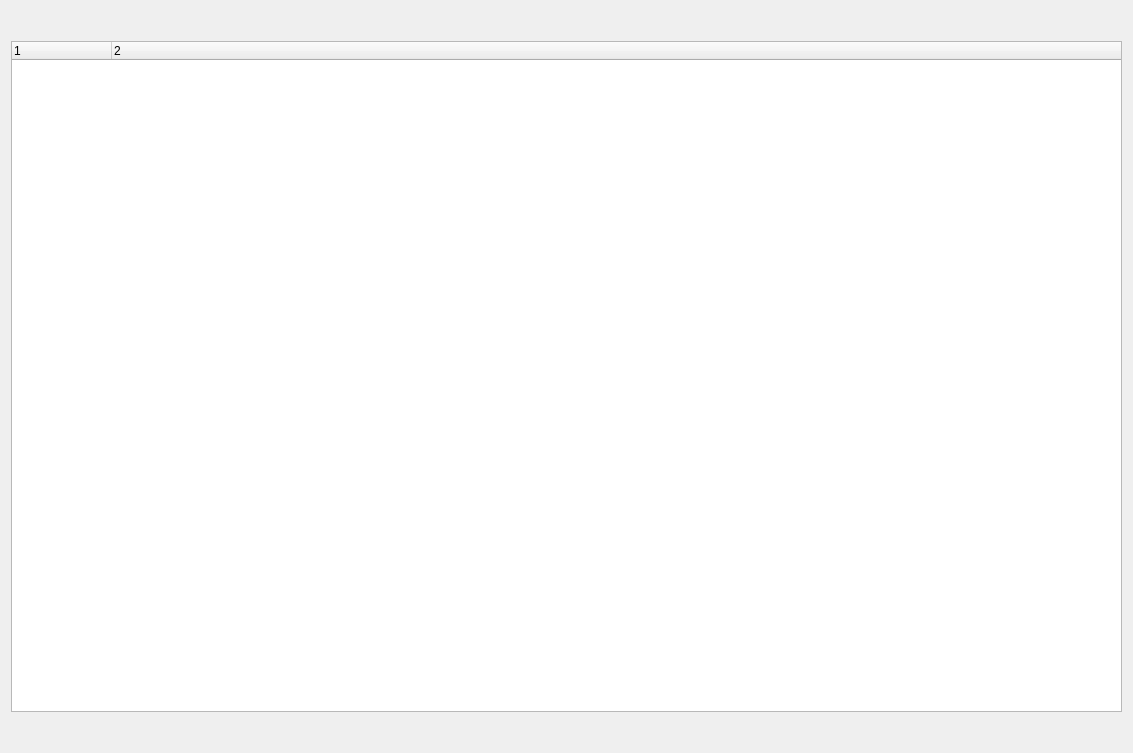
<?xml version="1.0" encoding="UTF-8"?>
<ui version="4.0">
 <class>MainDialog</class>
 <widget class="QDialog" name="MainDialog">
  <property name="geometry">
   <rect>
    <x>0</x>
    <y>0</y>
    <width>1133</width>
    <height>753</height>
   </rect>
  </property>
  <property name="windowTitle">
   <string>Alldit</string>
  </property>
  <layout class="QVBoxLayout" name="verticalLayout_3">
   <property name="leftMargin">
    <number>0</number>
   </property>
   <property name="topMargin">
    <number>0</number>
   </property>
   <property name="rightMargin">
    <number>0</number>
   </property>
   <property name="bottomMargin">
    <number>0</number>
   </property>
   <item>
    <layout class="QVBoxLayout" name="verticalLayout">
     <property name="sizeConstraint">
      <enum>QLayout::SetNoConstraint</enum>
     </property>
     <item>
      <widget class="QStackedWidget" name="stackedWidget">
       <property name="currentIndex">
        <number>0</number>
       </property>
       <widget class="QWidget" name="startPage">
        <property name="styleSheet">
         <string notr="true"/>
        </property>
        <layout class="QVBoxLayout" name="verticalLayout_2">
         <property name="leftMargin">
          <number>0</number>
         </property>
         <property name="topMargin">
          <number>0</number>
         </property>
         <property name="rightMargin">
          <number>0</number>
         </property>
         <property name="bottomMargin">
          <number>0</number>
         </property>
         <item>
          <spacer name="verticalSpacer">
           <property name="orientation">
            <enum>Qt::Vertical</enum>
           </property>
           <property name="sizeType">
            <enum>QSizePolicy::Fixed</enum>
           </property>
           <property name="sizeHint" stdset="0">
            <size>
             <width>20</width>
             <height>30</height>
            </size>
           </property>
          </spacer>
         </item>
         <item>
          <widget class="QWidget" name="widget" native="true">
           <property name="minimumSize">
            <size>
             <width>0</width>
             <height>120</height>
            </size>
           </property>
           <layout class="QHBoxLayout" name="horizontalLayout">
            <item>
             <widget class="QTreeWidget" name="treeWidget">
              <property name="columnCount">
               <number>2</number>
              </property>
              <column>
               <property name="text">
                <string notr="true">1</string>
               </property>
              </column>
              <column>
               <property name="text">
                <string notr="true">2</string>
               </property>
              </column>
             </widget>
            </item>
           </layout>
          </widget>
         </item>
         <item>
          <spacer name="verticalSpacer_2">
           <property name="orientation">
            <enum>Qt::Vertical</enum>
           </property>
           <property name="sizeType">
            <enum>QSizePolicy::Fixed</enum>
           </property>
           <property name="sizeHint" stdset="0">
            <size>
             <width>20</width>
             <height>30</height>
            </size>
           </property>
          </spacer>
         </item>
        </layout>
       </widget>
       <widget class="QWidget" name="learnPage">
        <property name="sizePolicy">
         <sizepolicy hsizetype="Expanding" vsizetype="Expanding">
          <horstretch>0</horstretch>
          <verstretch>0</verstretch>
         </sizepolicy>
        </property>
        <layout class="QVBoxLayout" name="verticalLayout_6">
         <item>
          <widget class="QFrame" name="hintsFrame">
           <property name="sizePolicy">
            <sizepolicy hsizetype="Expanding" vsizetype="Expanding">
             <horstretch>0</horstretch>
             <verstretch>0</verstretch>
            </sizepolicy>
           </property>
           <property name="frameShape">
            <enum>QFrame::Box</enum>
           </property>
           <property name="frameShadow">
            <enum>QFrame::Raised</enum>
           </property>
           <layout class="QVBoxLayout" name="verticalLayout_5">
            <item>
             <widget class="QTextBrowser" name="textBrowser">
              <property name="font">
               <font>
                <family>微软雅黑</family>
               </font>
              </property>
              <property name="html">
               <string>&lt;!DOCTYPE HTML PUBLIC &quot;-//W3C//DTD HTML 4.0//EN&quot; &quot;http://www.w3.org/TR/REC-html40/strict.dtd&quot;&gt;
&lt;html&gt;&lt;head&gt;&lt;meta name=&quot;qrichtext&quot; content=&quot;1&quot; /&gt;&lt;style type=&quot;text/css&quot;&gt;
p, li { white-space: pre-wrap; }
&lt;/style&gt;&lt;/head&gt;&lt;body style=&quot; font-family:'微软雅黑'; font-size:9pt; font-weight:400; font-style:normal;&quot;&gt;
&lt;p style=&quot;-qt-paragraph-type:empty; margin-top:0px; margin-bottom:0px; margin-left:0px; margin-right:0px; -qt-block-indent:0; text-indent:0px;&quot;&gt;&lt;br /&gt;&lt;/p&gt;&lt;/body&gt;&lt;/html&gt;</string>
              </property>
             </widget>
            </item>
           </layout>
          </widget>
         </item>
         <item>
          <widget class="QWidget" name="widget_4" native="true">
           <layout class="QVBoxLayout" name="verticalLayout_7">
            <item>
             <widget class="QWidget" name="widget_8" native="true">
              <layout class="QHBoxLayout" name="horizontalLayout_6">
               <item>
                <widget class="QLineEdit" name="lineEdit">
                 <property name="font">
                  <font>
                   <family>Times New Roman</family>
                   <pointsize>12</pointsize>
                   <weight>75</weight>
                   <bold>true</bold>
                  </font>
                 </property>
                </widget>
               </item>
              </layout>
             </widget>
            </item>
            <item>
             <widget class="QWidget" name="widget_5" native="true">
              <property name="sizePolicy">
               <sizepolicy hsizetype="Preferred" vsizetype="Preferred">
                <horstretch>0</horstretch>
                <verstretch>0</verstretch>
               </sizepolicy>
              </property>
              <layout class="QHBoxLayout" name="horizontalLayout_4">
               <property name="spacing">
                <number>30</number>
               </property>
               <item>
                <spacer name="horizontalSpacer">
                 <property name="orientation">
                  <enum>Qt::Horizontal</enum>
                 </property>
                 <property name="sizeHint" stdset="0">
                  <size>
                   <width>40</width>
                   <height>20</height>
                  </size>
                 </property>
                </spacer>
               </item>
               <item>
                <widget class="QPushButton" name="pauseButton">
                 <property name="text">
                  <string notr="true">pause</string>
                 </property>
                </widget>
               </item>
               <item>
                <widget class="QPushButton" name="settingsButton">
                 <property name="text">
                  <string notr="true">settings</string>
                 </property>
                </widget>
               </item>
               <item>
                <widget class="QPushButton" name="backButton">
                 <property name="text">
                  <string notr="true">back</string>
                 </property>
                </widget>
               </item>
               <item>
                <spacer name="horizontalSpacer_2">
                 <property name="orientation">
                  <enum>Qt::Horizontal</enum>
                 </property>
                 <property name="sizeHint" stdset="0">
                  <size>
                   <width>40</width>
                   <height>20</height>
                  </size>
                 </property>
                </spacer>
               </item>
              </layout>
             </widget>
            </item>
           </layout>
          </widget>
         </item>
        </layout>
       </widget>
      </widget>
     </item>
    </layout>
   </item>
  </layout>
 </widget>
 <layoutdefault spacing="6" margin="11"/>
 <resources/>
 <connections>
  <connection>
   <sender>textBrowser</sender>
   <signal>anchorClicked(QUrl)</signal>
   <receiver>MainDialog</receiver>
   <slot>anchor(QUrl)</slot>
   <hints>
    <hint type="sourcelabel">
     <x>1021</x>
     <y>177</y>
    </hint>
    <hint type="destinationlabel">
     <x>1141</x>
     <y>131</y>
    </hint>
   </hints>
  </connection>
  <connection>
   <sender>treeWidget</sender>
   <signal>itemDoubleClicked(QTreeWidgetItem*,int)</signal>
   <receiver>MainDialog</receiver>
   <slot>list(QTreeWidgetItem*,int)</slot>
   <hints>
    <hint type="sourcelabel">
     <x>226</x>
     <y>170</y>
    </hint>
    <hint type="destinationlabel">
     <x>363</x>
     <y>-23</y>
    </hint>
   </hints>
  </connection>
 </connections>
 <slots>
  <slot>anchor(QUrl)</slot>
  <slot>list(QTreeWidgetItem*,int)</slot>
 </slots>
</ui>
